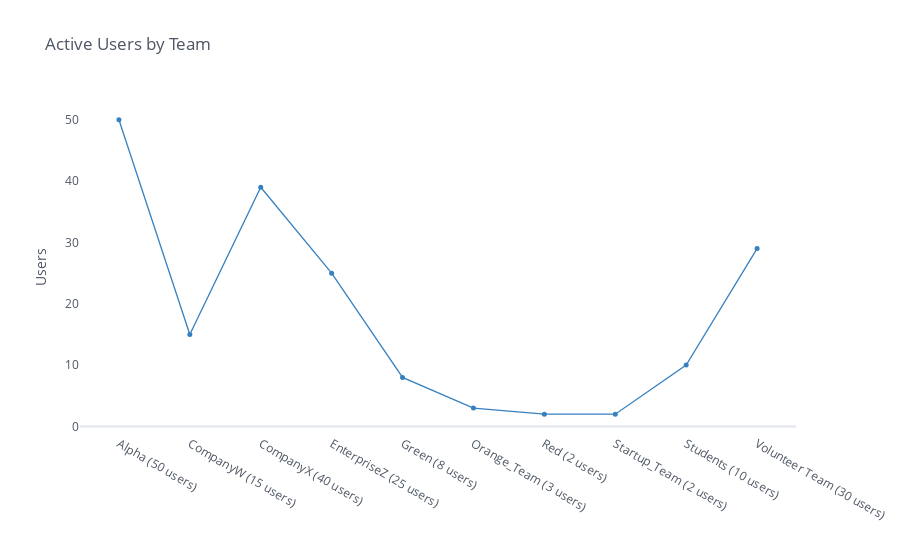

The code cell stored with this chart in its notebook:
### Code cell
import plotly.graph_objs as go
import plotly
from plotly.offline import download_plotlyjs, init_notebook_mode, plot, iplot
import cufflinks as cf
cf.set_config_file(offline=True)

df_ = df0
df_.iplot(y='email', theme='white', mode='lines+markers', color='blue', 
          title='Active Users per Team', size=5, showgrid=False, yTitle='Users')

### Figure 1 — Plotly figure (JSON) as saved in the notebook; plotly's stock layout.template omitted (floating-point values rounded to 4 significant figures)
{"data": [{"line": {"color": "rgba(55, 128, 191, 1.0)", "dash": "solid", "shape": "linear", "width": 1.3}, "marker": {"size": 5, "symbol": "circle"}, "mode": "lines+markers", "name": "email", "text": "", "type": "scatter", "x": ["Alpha (50 users)", "CompanyW (15 users)", "CompanyX (40 users)", "EnterpriseZ (25 users)", "Green (8 users)", "Orange_Team (3 users)", "Red (2 users)", "Startup_Team (2 users)", "Students (10 users)", "Volunteer Team (30 users)"], "y": [50, 15, 39, 25, 8, 3, 2, 2, 10, 29]}], "layout": {"autosize": true, "legend": {"bgcolor": "#FFFFFF", "font": {"color": "#4D5663"}}, "paper_bgcolor": "#FFFFFF", "plot_bgcolor": "#FFFFFF", "title": {"font": {"color": "#4D5663"}, "text": "Active Users by Team"}, "xaxis": {"autorange": true, "gridcolor": "#E1E5ED", "range": [-0.5624, 9.562], "showgrid": false, "tickfont": {"color": "#4D5663"}, "title": {"font": {"color": "#4D5663"}, "text": ""}, "type": "category", "zerolinecolor": "#E1E5ED"}, "yaxis": {"autorange": true, "gridcolor": "#E1E5ED", "range": [-1.544, 53.54], "showgrid": false, "tickfont": {"color": "#4D5663"}, "title": {"font": {"color": "#4D5663"}, "text": "Users"}, "type": "linear", "zerolinecolor": "#E1E5ED"}}}
